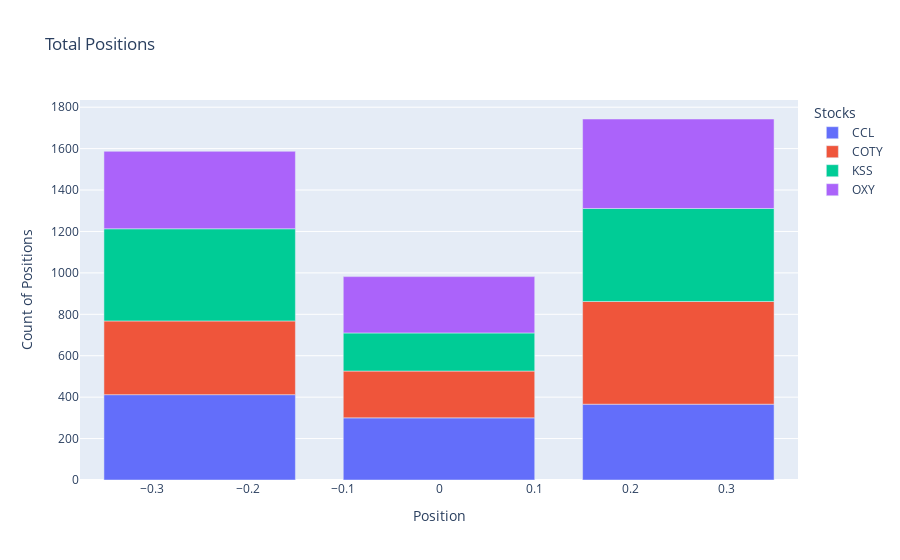

Here is the notebook cell this chart was saved with:
### Markdown cell above
## Plotting the Positions

### Code cell
# Getting the number of positions
pos = trade_df['Positions'].apply(pd.value_counts)

# Plotting total positions
fig = px.bar(pos, 
             x=pos.index, 
             y=pos.columns,
             title='Total Positions',
             labels={'variable':'Stocks',
                      'value':'Count of Positions',
                      'index':'Position'})

fig.show()

### Figure 1 — Plotly figure (JSON) as saved in the notebook; plotly's stock layout.template omitted (floating-point values rounded to 4 significant figures)
{"data": [{"alignmentgroup": "True", "hovertemplate": "Stocks=CCL<br>Position=%{x}<br>Count of Positions=%{y}<extra></extra>", "legendgroup": "CCL", "marker": {"color": "#636efa"}, "name": "CCL", "offsetgroup": "CCL", "orientation": "v", "showlegend": true, "textposition": "auto", "type": "bar", "x": [-0.25, 0, 0.25], "xaxis": "x", "y": [412, 300, 366], "yaxis": "y"}, {"alignmentgroup": "True", "hovertemplate": "Stocks=COTY<br>Position=%{x}<br>Count of Positions=%{y}<extra></extra>", "legendgroup": "COTY", "marker": {"color": "#EF553B"}, "name": "COTY", "offsetgroup": "COTY", "orientation": "v", "showlegend": true, "textposition": "auto", "type": "bar", "x": [-0.25, 0, 0.25], "xaxis": "x", "y": [356, 226, 496], "yaxis": "y"}, {"alignmentgroup": "True", "hovertemplate": "Stocks=KSS<br>Position=%{x}<br>Count of Positions=%{y}<extra></extra>", "legendgroup": "KSS", "marker": {"color": "#00cc96"}, "name": "KSS", "offsetgroup": "KSS", "orientation": "v", "showlegend": true, "textposition": "auto", "type": "bar", "x": [-0.25, 0, 0.25], "xaxis": "x", "y": [445, 184, 449], "yaxis": "y"}, {"alignmentgroup": "True", "hovertemplate": "Stocks=OXY<br>Position=%{x}<br>Count of Positions=%{y}<extra></extra>", "legendgroup": "OXY", "marker": {"color": "#ab63fa"}, "name": "OXY", "offsetgroup": "OXY", "orientation": "v", "showlegend": true, "textposition": "auto", "type": "bar", "x": [-0.25, 0, 0.25], "xaxis": "x", "y": [374, 272, 432], "yaxis": "y"}], "layout": {"barmode": "relative", "legend": {"title": {"text": "Stocks"}, "tracegroupgap": 0}, "title": {"text": "Total Positions"}, "xaxis": {"anchor": "y", "domain": [0, 1], "title": {"text": "Position"}}, "yaxis": {"anchor": "x", "domain": [0, 1], "title": {"text": "Count of Positions"}}}}
